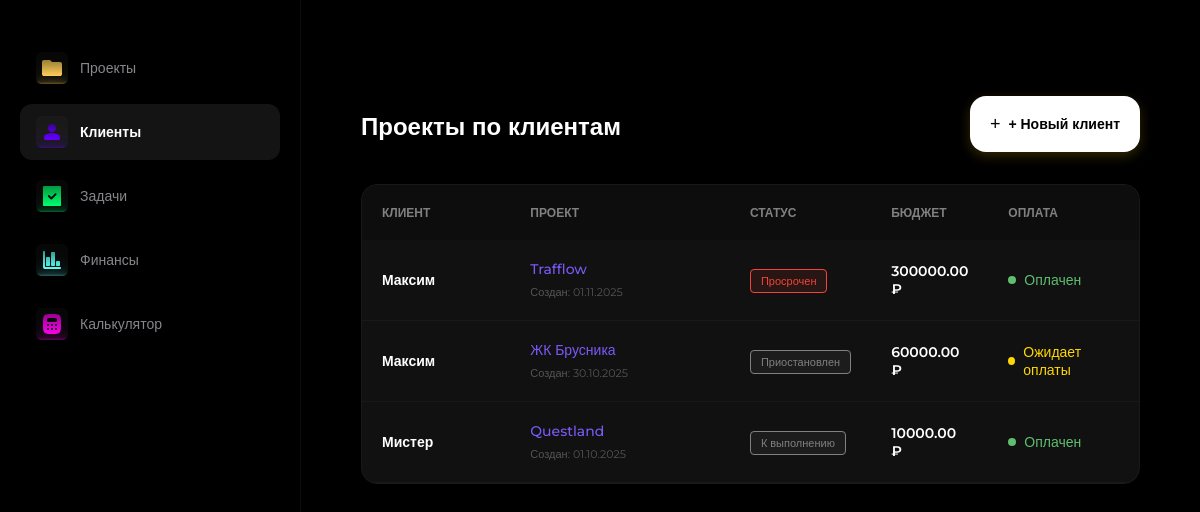
Before: /clients/ with the older database file.
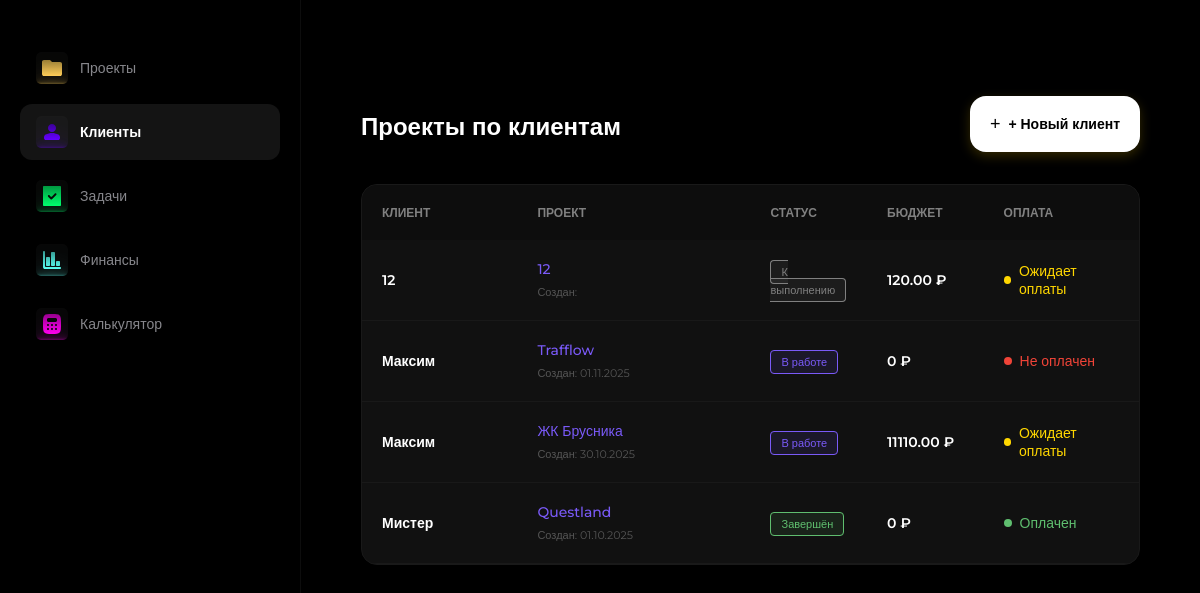
After: the same page with the newer database file.
### crm/models.py (models this page shows, shortened)
class Project(models.Model):
    STATUS_CHOICES = (
        ('planned', 'К выполнению'),
        ('inwork', 'В работе'),
        ('done', 'Завершён'),
        ('overdue', 'Просрочен'),
        ('paused', 'Приостановлен'),
    )
    PAYMENT_CHOICES = (
        ('paid', 'Оплачен'),
        ('not_paid', 'Не оплачен'),
        ('pending', 'Ожидает оплаты'),
    )
    title = models.CharField(max_length=200, verbose_name="Название проекта")
    client = models.ForeignKey(
        Client,
        on_delete=models.SET_NULL,
        null=True,
        blank=True,
        related_name='projects',
        verbose_name="Клиент"
    )
    description = models.TextField(blank=True, null=True, verbose_name="Описание проекта")
    status = models.CharField(max_length=20, choices=STATUS_CHOICES, default='planned', verbose_name="Статус")
    budget = models.DecimalField(max_digits=10, decimal_places=2, null=True, blank=True, verbose_name="Бюджет")
    start_date = models.DateField(null=True, blank=True, verbose_name="Дата начала")
    end_date = models.DateField(null=True, blank=True, verbose_name="Дата завершения")
    payment_status = models.CharField(max_length=20, choices=PAYMENT_CHOICES, default='not-paid', verbose_name="Оплата")
    order = models.PositiveIntegerField(default=0, verbose_name="Позиция")
    def get_status_display(self):
        return dict(self.STATUS_CHOICES).get(self.status, '—')
    def get_payment_status_display(self):
        return dict(self.PAYMENT_CHOICES).get(self.payment_status, '—')
    class Meta:
        ordering = ['status', 'order', 'id']

class Client(models.Model):
    name = models.CharField(max_length=200, verbose_name="Имя/Компания")
    contact_person = models.CharField(max_length=200, blank=True, null=True, verbose_name="Контактное лицо")
    email = models.EmailField(blank=True, null=True, verbose_name="Email")
    phone = models.CharField(max_length=20, blank=True, null=True, verbose_name="Телефон")
    telegram = models.CharField(max_length=100, blank=True, null=True, verbose_name="Telegram")
    is_vip = models.BooleanField(default=False, verbose_name="VIP статус")
    created_at = models.DateTimeField(auto_now_add=True, verbose_name="Дата добавления")
    class Meta:
        verbose_name = "Клиент"
        verbose_name_plural = "Клиенты"
        ordering = ['name']

### crm/views.py (the view)
# urls.py: path('clients/', views.client_projects_view, name='clients'),
def client_projects_view(request):
    all_projects = Project.objects.select_related('client').all().order_by('client__name', '-start_date')
    return render(request, 'clients.html', {'projects': all_projects})

### templates/clients.html (shortened to what this page needs)
{% extends 'base.html' %}
{% block content %}
<div class="content">
    <div class="topbar">
        <h1>Проекты по клиентам</h1>
        <button class="add-project-btn">+ Новый клиент</button>
    </div>
    <div class="project-card" style="padding: 0; overflow: hidden; border: 1px solid #191919; background-color: #111;">
        <table style="width: 100%; border-collapse: collapse; color: white; text-align: left;">
            <thead>
                <tr style="background-color: #0D0D0D; color: #808080; font-size: 12px; text-transform: uppercase;">
                    <th style="padding: 20px; width: 20%;">Клиент</th>
                    <th style="padding: 20px; width: 30%;">Проект</th>
                    <th style="padding: 20px; width: 15%;">Статус</th>
                    <th style="padding: 20px; width: 15%;">Бюджет</th>
                    <th style="padding: 20px; width: 20%;">Оплата</th>
                </tr>
            </thead>
            <tbody style="font-size: 14px;">
                {% for project in projects %}
                <tr style="border-bottom: 1px solid #191919; transition: background 0.2s;" onmouseover="this.style.backgroundColor='#161616'" onmouseout="this.style.backgroundColor='transparent'">
                    <td style="padding: 20px;">
                        <div style="font-weight: 600; color: #fff;">
                            {{ project.client.name|default:"Без клиента" }}
                        </div>
                    </td>
                    <td style="padding: 20px;">
                        <a href="{% url 'project_detail' project.id %}" style="color: #7A5AF8; text-decoration: none; font-weight: 500; display: block; margin-bottom: 4px;">
                            {{ project.title }}
                        </a>
                        <span style="font-size: 11px; color: #555;">Создан: {{ project.start_date|date:"d.m.Y" }}</span>
                    </td>
                    <td style="padding: 20px;">
                        <span style="padding: 4px 10px; border-radius: 4px; font-size: 11px; font-weight: 500; border: 1px solid;
                            {% if project.status == 'done' %} background: rgba(95,190,111,0.1); color: #5FBE6F; border-color: #5FBE6F;
                            {% elif project.status == 'inwork' %} background: rgba(122,90,248,0.1); color: #7A5AF8; border-color: #7A5AF8;
                            {% elif project.status == 'overdue' %} background: rgba(240,68,56,0.1); color: #F04438; border-color: #F04438;
                            {% else %} background: rgba(128,128,128,0.1); color: #808080; border-color: #808080; {% endif %}">
                            {{ project.get_status_display }}
                        </span>
                    </td>
                    <td style="padding: 20px; font-weight: 600;">
                        {{ project.budget|default:"0" }} ₽
                    </td>
                    <td style="padding: 20px;">
                        <div style="display: flex; align-items: center; gap: 8px;">
                            <div style="width: 8px; height: 8px; border-radius: 50%;
                                {% if project.payment_status == 'paid' %} background-color: #5FBE6F;
                                {% elif project.payment_status == 'pending' %} background-color: #FFD700;
                                {% else %} background-color: #F04438; {% endif %}">
                            </div>
                            <span style="font-weight: 500;
                                {% if project.payment_status == 'paid' %} color: #5FBE6F;
                                {% elif project.payment_status == 'pending' %} color: #FFD700;
                                {% else %} color: #F04438; {% endif %}">
                                {{ project.get_payment_status_display }}
                            </span>
                        </div>
                    </td>
                </tr>
                {% empty %}
                <tr>
                    <td colspan="5" style="padding: 40px; text-align: center; color: #666;">
                        Проектов пока нет. Добавьте первый проект и привяжите его к клиенту.
                    </td>
                </tr>
                {% endfor %}
            </tbody>
        </table>
    </div>
</div>
{% endblock %}

### templates/base.html (shortened to what this page needs)
{% load static %}
<!DOCTYPE html>
<html lang="ru">
<head>
    <link rel="stylesheet" href="{% static 'static/css/main.css' %}">
</head>
<body>
    <nav class="sidebar">
        <ul class="nav-list">
            <li class="nav-item {% if request.path == '/projects/' or request.path == '/' %}active{% endif %}">
                <a href="{% url 'projects' %}">
                    <img src="{% static 'icons/folder.svg' %}" alt="Проекты">
                    <span>Проекты</span>
                </a>
            </li>
            <li class="nav-item {% if request.path == '/clients/' %}active{% endif %}">
                <a href="{% url 'clients' %}">
                    <img src="{% static 'icons/user.svg' %}" alt="Клиенты">
                    <span>Клиенты</span>
                </a>
            </li>
            <li class="nav-item {% if request.path == '/tasks/' %}active{% endif %}">
                <a href="{% url 'tasks' %}">
                    <img src="{% static 'icons/check.svg' %}" alt="Задачи">
                    <span>Задачи</span>
                </a>
            </li>
            <li class="nav-item {% if request.path == '/finance/' %}active{% endif %}">
                <a href="{% url 'finance' %}">
                    <img src="{% static 'icons/chart.svg' %}" alt="Финансы">
                    <span>Финансы</span>
                </a>
            </li>
            <li class="nav-item {% if request.path == '/calculator/' %}active{% endif %}">
                <a href="{% url 'calculator' %}">
                    <img src="{% static 'icons/calculator.svg' %}" alt="Калькулятор">
                    <span>Калькулятор</span>
                </a>
            </li>
        </ul>
    </nav>
    <main class="content">
        {% block content %}
        {% endblock %}
    </main>
</body>
</html>

### static/css/main.css (style rules this page uses)
body { display: flex; margin: 0; min-height: 100vh; background-color: var(--bg-app); font-family: 'Montserrat', sans-serif !important; }
.sidebar { width: 260px; flex-shrink: 0; height: 100vh; position: sticky; top: 0; }
.content { flex: 1; padding: 48px 30px; min-width: 0; }

### static/css/base/variables.css (style rules this page uses)
:root { --font-family: -apple-system, BlinkMacSystemFont, "Segoe UI", Roboto, Helvetica, Arial, sans-serif; --bg-app: #000000; --bg-card: #12121290; --text-primary: #ffffff; --text-secondary: #86868b; --radius-card: 16px; --shadow-card: 0 4px 12px rgba(0, 0, 0, 0.4); --col-planned: #8e8e93; --col-inwork: #ffcc00; --col-done: #34c759; --col-overdue: #ff3b30; --col-paused: #5856d6; --radius-sm: 8px; --radius-md: 12px; --radius-lg: 16px; }

### static/css/layout/grid.css (style rules this page uses)
.project-card { transition: transform 0.3s cubic-bezier(0.2, 0.8, 0.2, 1), box-shadow 0.3s ease; }

### static/css/layout/topbar.css (style rules this page uses)
.topbar { display: flex; align-items: center; gap: 16px; height: 56px; margin-bottom: 32px; position: sticky; top: 0; background: rgba(0, 0, 0, 0.7); backdrop-filter: blur(20px); z-index: 10; box-sizing: border-box; }
h1 { font-size: 24px; font-weight: 700; color: white; margin-bottom: 12px; }

### static/css/layout/sidebar.css (style rules this page uses)
.sidebar { position: fixed; top: 0; left: 0; width: 260px; height: 100vh; background-color: var(--bg-surface); padding: 40px 20px; display: flex; flex-direction: column; border-right: 1px solid rgba(255, 255, 255, 0.05); }
.nav-list { display: flex; flex-direction: column; gap: 6px; }
.nav-item a { display: flex; align-items: center; gap: 12px; padding: 12px 16px; border-radius: 12px; color: var(--text-secondary); text-decoration: none; font-size: 14px; font-weight: 500; transition: all 0.3s ease; }
.nav-item.active a { background: rgba(255, 255, 255, 0.08); color: var(--text-primary); font-weight: 600; }
.nav-list { list-style: none !important; padding: 0 !important; margin: 0 !important; display: flex; flex-direction: column; gap: 8px; width: 100%; }
.nav-item { width: 100%; }
.nav-item a { display: flex; align-items: center; gap: 12px; padding: 12px 16px; border-radius: 12px; color: var(--text-secondary); text-decoration: none; font-size: 14px; width: 100%; box-sizing: border-box; transition: all 0.2s ease; }

### static/css/components/card.css (style rules this page uses)
.project-card { user-select: none; -webkit-user-select: none; -moz-user-select: none; -ms-user-select: none; cursor: pointer; background: var(--bg-card); border-radius: 16px; padding: 20px; border: 1px solid rgba(255, 255, 255, 0.05); display: flex; flex-direction: column; gap: 12px; }

### static/css/components/buttons.css (style rules this page uses)
.add-project-btn { background: linear-gradient(180deg, #ffffff 0%, #ffffff 100%); color: #000; border: none; height: 56px; padding: 10px 20px; border-radius: 16px; font-size: 14px; font-weight: 600; cursor: pointer; display: flex; align-items: center; gap: 8px; transition: all 0.3s cubic-bezier(0.2, 0.8, 0.2, 1); box-shadow: 0 4px 12px rgba(255, 204, 0, 0.2); user-select: none; -webkit-user-select: none; flex-shrink: 0; white-space: nowrap; min-width: fit-content; }
.add-project-btn::before { content: '+'; font-size: 18px; line-height: 1; font-weight: 400; }

Changed rows visible on the page:
added Project: client.name "12", title "12", status "К выполнению", budget "120.00", payment_status "Ожидает оплаты"
changed Project "Trafflow": status "Просрочен" → "В работе"; budget "300000.00" → "0"; payment_status "Оплачен" → "Не оплачен"
changed Project "ЖК Брусника": status "Приостановлен" → "В работе"; budget "60000.00" → "11110.00"
changed Project "Questland": status "К выполнению" → "Завершён"; budget "10000.00" → "0"
